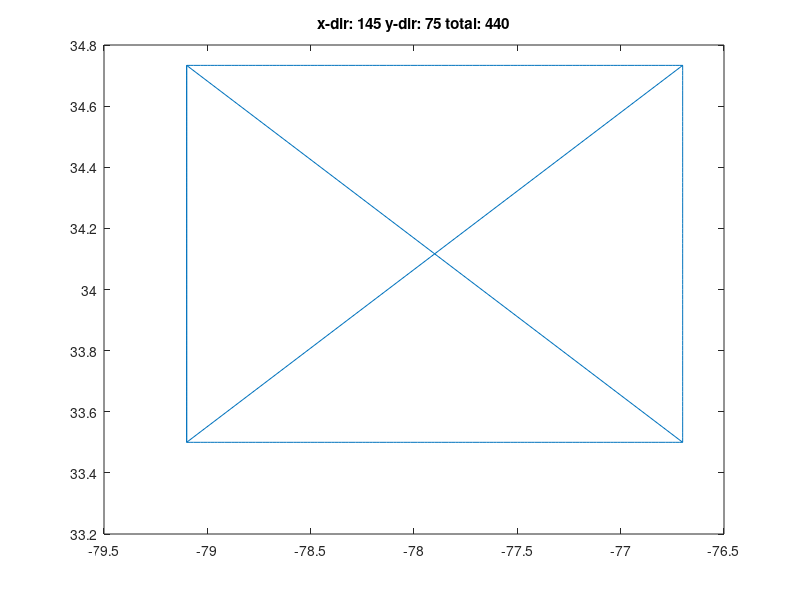
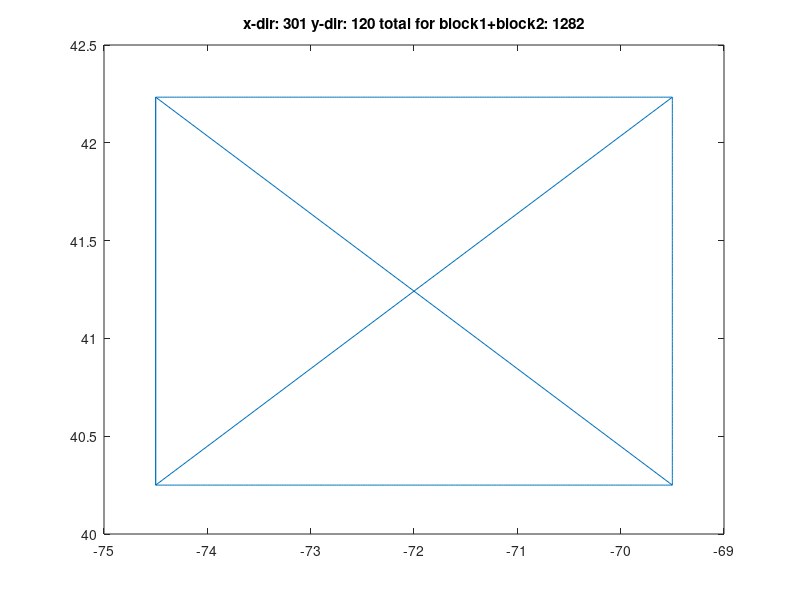
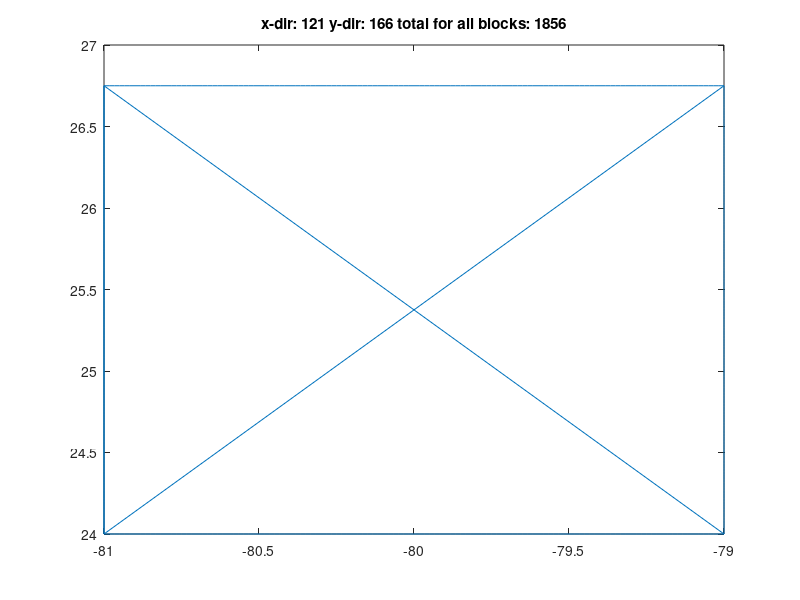

Write MATLAB code to recreate these figures, in order.
clear all

dx=60.0/3600.0; % 60 times 
id_count=0;
icount=0;

% NC
x1=-79.1;
x2=-76.7;
y1=33.5;
y2=34.746666666666670;

x=[x1:dx:x2];  % 
y=[y1:dx:y2];  %


id_count=id_count+1;
% east
for j=1:length(y)
icount=icount+1;
sta(icount,1)=y(j);
sta(icount,2)=x(end);
sta(icount,3)=id_count;
end

id_count=id_count+1;
% west
for j=1:length(y)
icount=icount+1;
sta(icount,1)=y(j);
sta(icount,2)=x(1);
sta(icount,3)=id_count;
end

id_count=id_count+1;
% south
for i=1:length(x)
icount=icount+1;
sta(icount,1)=y(1);
sta(icount,2)=x(i);
sta(icount,3)=id_count;
end

id_count=id_count+1;
% north
for i=1:length(x)
icount=icount+1;
sta(icount,1)=y(end);
sta(icount,2)=x(i);
sta(icount,3)=id_count;
end

disp(['icount= ' num2str(icount) '?=' num2str(2*length(x)+2*length(y))]);

figure(1)
clf
plot(sta(:,2),sta(:,1));
txt=['x-dir: ' num2str(length(x)) ' y-dir: ' num2str(length(y)), ' total: ', num2str(2*length(x)+2*length(y))];
title(txt)

print('-djpeg100','plots/NestBC_NC.jpg')

icount_last=icount;

clear x y
% RI -------

x1=-74.5;
x2=-69.5;
y1=40.25;
y2=42.24666666666667; % actually y(end)=42.233333;

x=[x1:dx:x2];  % 301
y=[y1:dx:y2];  % 120

id_count=id_count+1;
% east
for j=1:length(y)
icount=icount+1;
sta(icount,1)=y(j);
sta(icount,2)=x(end);
sta(icount,3)=id_count;
end

id_count=id_count+1;
% west
for j=1:length(y)
icount=icount+1;
sta(icount,1)=y(j);
sta(icount,2)=x(1);
sta(icount,3)=id_count;
end

id_count=id_count+1;
% south
for i=1:length(x)
icount=icount+1;
sta(icount,1)=y(1);
sta(icount,2)=x(i);
sta(icount,3)=id_count;
end

id_count=id_count+1;
% north
for i=1:length(x)
icount=icount+1;
sta(icount,1)=y(end);
sta(icount,2)=x(i);
sta(icount,3)=id_count;
end

disp(['icount= ' num2str(icount-icount_last) '?=' num2str(2*length(x)+2*length(y))]);
disp(['total= ' num2str(icount)]);

figure(2)
clf
plot(sta(icount_last+1:icount,2),sta(icount_last+1:icount,1));
txt=['x-dir: ' num2str(length(x)) ' y-dir: ' num2str(length(y)), ' total for block1+block2: ', num2str(icount)];
title(txt)

print('-djpeg100','plots/NestBC_RI.jpg')

% ---- FL ---------------------
icount_last=icount;
clear x y

x1=-81.0;
x2=-79.0;
y1=24.0;
y2=26.75; % 

x=[x1:dx:x2];  %
y=[y1:dx:y2];  % 

id_count=id_count+1;
% east
for j=1:length(y)
icount=icount+1;
sta(icount,1)=y(j);
sta(icount,2)=x(end);
sta(icount,3)=id_count;
end

id_count=id_count+1;
% west
for j=1:length(y)
icount=icount+1;
sta(icount,1)=y(j);
sta(icount,2)=x(1);
sta(icount,3)=id_count;
end

id_count=id_count+1;
% south
for i=1:length(x)
icount=icount+1;
sta(icount,1)=y(1);
sta(icount,2)=x(i);
sta(icount,3)=id_count;
end

id_count=id_count+1;
% north
for i=1:length(x)
icount=icount+1;
sta(icount,1)=y(end);
sta(icount,2)=x(i);
sta(icount,3)=id_count;
end

disp(['icount= ' num2str(icount-icount_last) '?=' num2str(2*length(x)+2*length(y))]);
disp(['total for all blocks= ' num2str(icount)]);

figure(3)
clf
plot(sta(icount_last+1:icount,2),sta(icount_last+1:icount,1));
txt=['x-dir: ' num2str(length(x)) ' y-dir: ' num2str(length(y)), ' total for all blocks: ', num2str(icount)];
title(txt)

print('-djpeg100','plots/NestBC_FL.jpg') 


fid = fopen('station_NC_RI_FL.txt', 'wt');
  fprintf(fid, ['%f %f %d', '\n'], sta');
fclose(fid);





